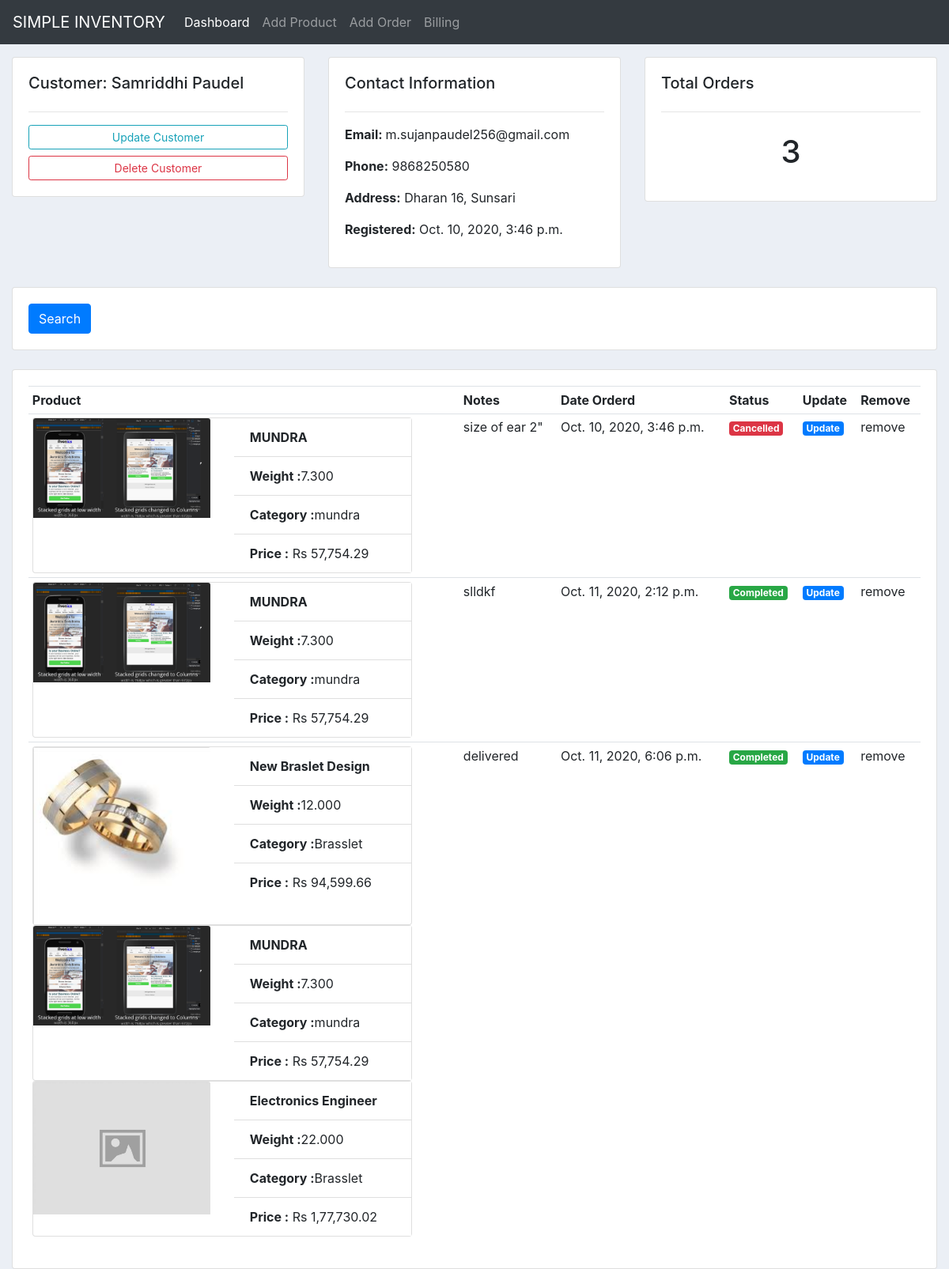
Screenshot of /customer/3 with the database file from the repository.
### inventory/models.py (models this page shows, shortened)
class Customer(models.Model):
    name = models.CharField(max_length=50)
    address = models.CharField(max_length=100)
    mobile_no = models.CharField(max_length=10)
    email = models.EmailField()
    registered_on = models.DateTimeField(auto_now_add=True,blank=True)

class Product(models.Model):
    title = models.CharField(max_length=30)
    category = models.ForeignKey('ProductCategory',on_delete= models.CASCADE)
    type = models.ForeignKey('ProductType',on_delete = models.CASCADE)
    weight = models.DecimalField(max_digits=10,decimal_places=3 ,default=0) #weight in gram
    jarti = models.DecimalField(max_digits=10,decimal_places=3,default=0)
    vendor = models.ForeignKey('Vendor',on_delete=models.SET_NULL,null=True)
    image = models.ImageField(null=True,default='imageplaceholder.jpg')
    added = models.DateTimeField(auto_now_add=True,blank=True)
    def getprice(self):
        latest_price = ((self.weight + self.jarti)*self.type.price)/Decimal(11.66) + self.category.labor_charge
        return currencyInIndiaFormat(
            round(latest_price,ndigits=2)
            )
    getprice.short_description = 'Price'
    def getvendor(self):
        vendor = self.vendor
        return vendor
    getvendor.short_description = 'Vendor'

class ProductCategory(models.Model):
    category_name = models.CharField(max_length=30)
    labor_charge = models.DecimalField(max_digits=10,decimal_places=2)
    def __str__(self):
        return self.category_name + ' , '+ str(self.labor_charge)
    class Meta:
        verbose_name_plural = "Product Categories"

class ProductType(models.Model):
    type = models.CharField(max_length=30)
    price = models.DecimalField(max_digits=10,decimal_places=2, null=True)
    class Meta:
        verbose_name_plural = "Product Types"

class Order(models.Model):
  product = models.ManyToManyField(Product)
  customer = models.ForeignKey(Customer,on_delete=models.SET_NULL,null=True)
  date_ordered= models.DateTimeField(auto_now_add=True)
  order_status = models.CharField(choices=ORDER_STATUS_CHOICES,max_length=30,default='pending')
  notes = models.CharField(max_length=100)

### inventory/views.py (the view)
# urls.py: path('customer/<str:cust_id>', views.customer_view, name='customer'),
def customer_view(request,cust_id):
    customer = Customer.objects.get(pk=cust_id)
    order = customer.order_set.all()
    orderk = customer.order_set.all()
    for orderkk in orderk:
        print(orderkk.order_status)
        for order_items in orderkk.product.all():
            print(order_items.title)
            print(order_items.getprice())
    order_count = order.count()
    data = {
        'customer': customer,
        'order': order,
        'order_count':order_count
    }
    return render(request,'inventory/customer.html',data)

### inventory/models.py (called while the page is built)
def currencyInIndiaFormat(n):
  d =n
  if d.as_tuple().exponent < -2:
    s = str(n)
  else:
    s = '{0:.2f}'.format(n)
  l = len(s)
  i = l-1;
  res = ''
  flag = 0
  k = 0
  while i>=0:
    if flag==0:
      res = res + s[i]
      if s[i]=='.':
        flag = 1
    elif flag==1:
      k = k + 1
      res = res + s[i]
      if k==3 and i-1>=0:
        res = res + ','
        flag = 2
        k = 0
    else:
      k = k + 1
      res = res + s[i]
      if k==2 and i-1>=0:
        res = res + ','
        flag = 2
        k = 0
    i = i - 1
  return res[::-1]

### inventory/templates/inventory/customer.html (shortened to what this page needs)
{%extends 'inventory/base.html'%}
{% block content %}
<div class="container-fluid">
<div class="row">
	<div class="col-md">
		<div class="card card-body">
			<h5>Customer: {{customer.name}}</h5>
			<hr>
			<a class="btn btn-outline-info  btn-sm btn-block" href="">Update Customer</a>
			<a class="btn btn-outline-danger  btn-sm btn-block" href="">Delete Customer</a>
		</div>
	</div>
	<div class="col-md">
		<div class="card card-body">
			<h5>Contact Information</h5>
			<hr>
			<p><strong>Email: </strong>{{customer.email}}</p>
			<p><strong>Phone:</strong> {{customer.mobile_no}}</p>
			<p><strong>Address:</strong> {{customer.address}}</p>
			<p><strong>Registered:</strong> {{customer.registered_on}}</p>
		</div>
	</div>
	<div class="col-md">
		<div class="card card-body">
			<h5>Total Orders</h5>
			<hr>
			<h1 style="text-align: center;padding: 10px">{{order_count}}</h1>
		</div>
	</div>
</div>
<br>
<div class="row">
	<div class="col">
		<div class="card card-body">
			<form method="get">
		    <button class="btn btn-primary" type="submit">Search</button>
		  </form>
		</div>
	</div>
</div>
<br>
<div class="row">
	<div class="col-md">
		<div class="card card-body">
			<table class="table table-sm">
				<tr>
					<th>Product</th>
					<th>Notes</th>
					<th>Date Orderd</th>
					<th>Status</th>
					<th>Update</th>
					<th>Remove</th>
				</tr>
				{%for order in order%}
				<tr>
					<td>
							{%for orderitem in order.product.all%}
								<div class="card " style="width: 30em;">
									<div class="row">
										<div class="col">
											<img class="card-img-top" src="{{orderitem.image.url}}" alt="Card image cap">
										</div>
										<div class="col">
											  <ul class="list-group list-group-flush">
												<li class="list-group-item"><strong>
													{{orderitem.title}}
												</strong></li>
												<li class="list-group-item"><strong>Weight :</strong>{{orderitem.weight}}</li>
												<li class="list-group-item"><strong>Category :</strong>{{orderitem.category.category_name}}</li>
												<li class="list-group-item"><strong>Price :</strong> Rs {{orderitem.getprice}}</li>
											  </ul>
										</div>
									</div>
								  </div>
							{%endfor%}
					</td>
					<td>{{order.notes}}</td>
					<td>{{order.date_ordered}}</td>
					{%if order.order_status == "completed" %}
						<td>
							<span class="badge badge-success">Completed</span>
						</td>
					{%endif%}
					{%if order.order_status == "canceled" %}
						<td>
							<span class="badge badge-danger">Cancelled</span>
						</td>
					{%endif%}
					<td><a href="{% url 'update_order' order.id %}">
						<span class="badge badge-primary">Update</span>
					</a>
					</td>
					<td>remove</td>
				</tr>
				{%endfor%}
			</table>
		</div>
	</div>
</div>
</div>
{%endblock content %}

### static/css/custom.css (style rules this page uses)
body { background-color: #ebeff5; margin:0; padding:0; }

### rows the page displays
Customer: name "Samriddhi Paudel", email "m.sujanpaudel256@gmail.com", mobile_no "9868250580", address "Dharan 16, Sunsari", registered_on "Oct. 10, 2020, 3:46 p.m."
Order: notes "size of ear 2\"", date_ordered "Oct. 10, 2020, 3:46 p.m.", order_status "Cancelled"
Product: image (picture), title "MUNDRA", weight "7.300", category.category_name "mundra", getprice "57,754.29"
Order: notes "slldkf", date_ordered "Oct. 11, 2020, 2:12 p.m.", order_status "Completed"
Order: notes "delivered", date_ordered "Oct. 11, 2020, 6:06 p.m.", order_status "Completed"
Product: image (picture), title "New Braslet Design", weight "12.000", category.category_name "Brasslet", getprice "94,599.66"
Product: image (placeholder picture), title "Electronics Engineer", weight "22.000", category.category_name "Brasslet", getprice "1,77,730.02"

### other values shown
{{ order_count }} "3"
